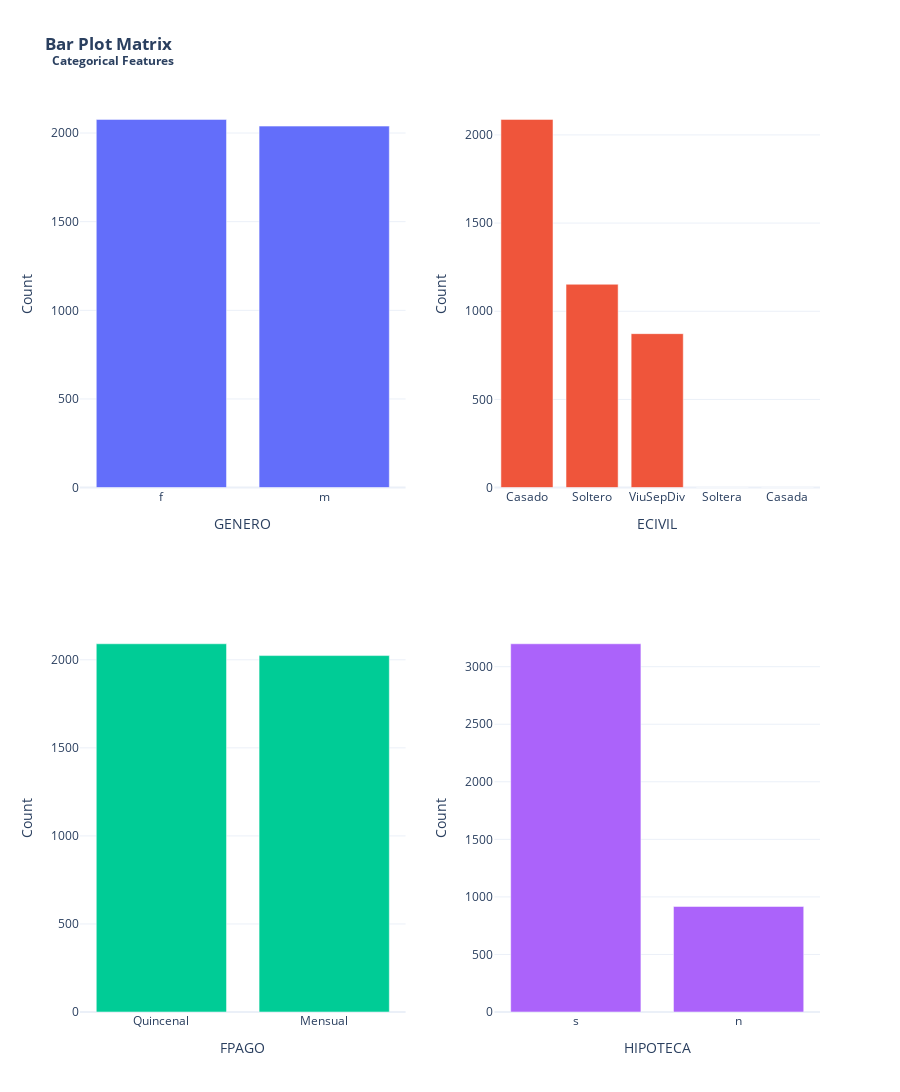

Here is the notebook cell this chart was saved with:
### Code cell
plot_cat_histogram_matrix(df,save='report\img/cat_hist.png')

### Figure 1 — Plotly figure (JSON) as saved in the notebook; plotly's stock layout.template omitted (floating-point values rounded to 4 significant figures)
{"data": [{"name": "GENERO", "type": "bar", "x": ["f", "m"], "xaxis": "x", "y": [2077, 2039], "yaxis": "y"}, {"name": "ECIVIL", "type": "bar", "x": ["Casado", "Soltero", "ViuSepDiv", "Soltera", "Casada"], "xaxis": "x2", "y": [2088, 1153, 873, 1, 1], "yaxis": "y2"}, {"name": "FPAGO", "type": "bar", "x": ["Quincenal", "Mensual"], "xaxis": "x3", "y": [2091, 2024], "yaxis": "y3"}, {"name": "HIPOTECA", "type": "bar", "x": ["s", "n"], "xaxis": "x4", "y": [3199, 917], "yaxis": "y4"}], "layout": {"height": 1200, "margin": {"l": 80, "t": 100}, "showlegend": false, "title": {"text": "<b>Bar Plot Matrix<br> <sup> Categorical Features</sup></b>"}, "xaxis": {"anchor": "y", "domain": [0, 0.44], "title": {"text": "GENERO"}}, "xaxis2": {"anchor": "y2", "domain": [0.56, 1], "title": {"text": "ECIVIL"}}, "xaxis3": {"anchor": "y3", "domain": [0, 0.44], "title": {"text": "FPAGO"}}, "xaxis4": {"anchor": "y4", "domain": [0.56, 1], "title": {"text": "HIPOTECA"}}, "yaxis": {"anchor": "x", "domain": [0.575, 1], "title": {"text": "Count"}}, "yaxis2": {"anchor": "x2", "domain": [0.575, 1], "title": {"text": "Count"}}, "yaxis3": {"anchor": "x3", "domain": [0, 0.425], "title": {"text": "Count"}}, "yaxis4": {"anchor": "x4", "domain": [0, 0.425], "title": {"text": "Count"}}}}
